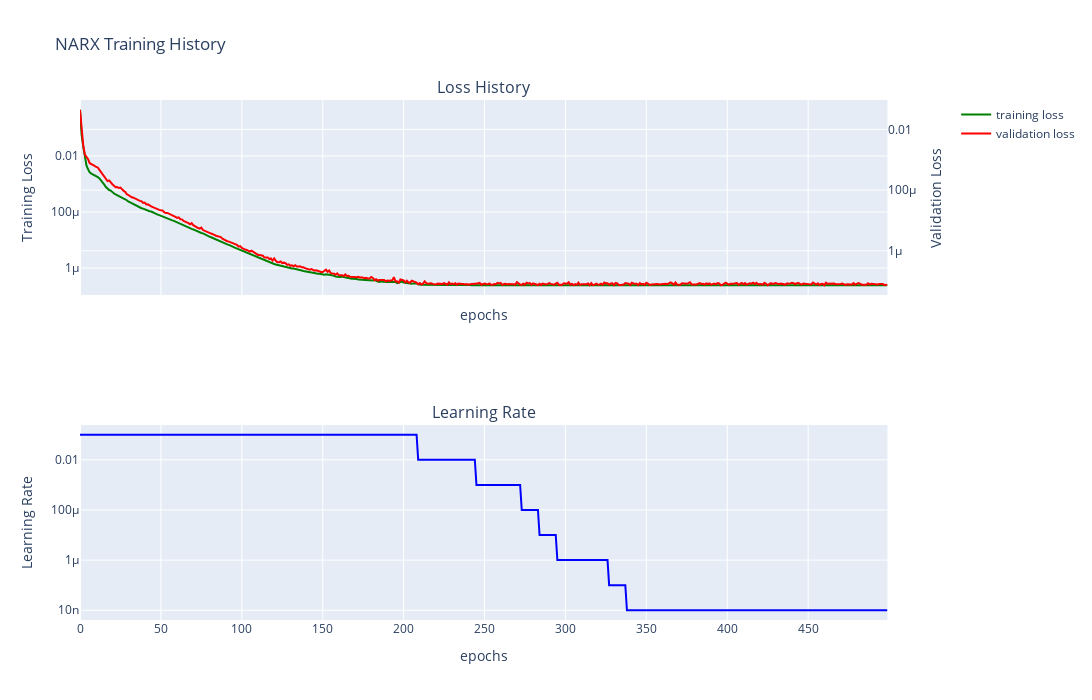

Write notebook code for a chart like this one.
### Markdown cell above
# NARX model

### Code cell
dm.narx_trainer(hidden_layers=[2], batch_size=320,
          learning_rate=0.1, epochs= 500, scheduler_flag=True)
dm.narx.plot_narx_training_history_plotly()

### Figure 1 — Plotly figure (JSON) as saved in the notebook; plotly's stock layout.template omitted (floating-point values rounded to 4 significant figures; data arrays with more than 128 entries replaced by an {"elided": "..."} marker saying what was removed)
{"data": [{"line": {"color": "green"}, "mode": "lines", "name": "training loss", "showlegend": true, "type": "scatter", "x": {"elided": "500 int values"}, "xaxis": "x", "y": {"elided": "500 float values"}, "yaxis": "y"}, {"line": {"color": "red"}, "mode": "lines", "name": "validation loss", "showlegend": true, "type": "scatter", "x": {"elided": "500 int values"}, "xaxis": "x", "y": {"elided": "500 float values"}, "yaxis": "y2"}, {"line": {"color": "blue"}, "mode": "lines", "showlegend": false, "type": "scatter", "x": {"elided": "500 int values"}, "xaxis": "x2", "y": {"elided": "500 float values"}, "yaxis": "y3"}], "layout": {"annotations": [{"font": {"size": 16}, "showarrow": false, "text": "Loss History", "x": 0.47, "xanchor": "center", "xref": "paper", "y": 1, "yanchor": "bottom", "yref": "paper"}, {"font": {"size": 16}, "showarrow": false, "text": "Learning Rate", "x": 0.47, "xanchor": "center", "xref": "paper", "y": 0.375, "yanchor": "bottom", "yref": "paper"}], "height": 700, "title": {"text": "NARX Training History"}, "width": 1800, "xaxis": {"anchor": "y", "domain": [0, 0.94], "matches": "x2", "showticklabels": false, "title": {"text": "epochs"}}, "xaxis2": {"anchor": "y3", "domain": [0, 0.94], "title": {"text": "epochs"}}, "yaxis": {"anchor": "x", "domain": [0.625, 1], "title": {"text": "Training Loss"}, "type": "log"}, "yaxis2": {"anchor": "x", "overlaying": "y", "side": "right", "title": {"text": "Validation Loss"}, "type": "log"}, "yaxis3": {"anchor": "x2", "domain": [0, 0.375], "title": {"text": "Learning Rate"}, "type": "log"}}}
